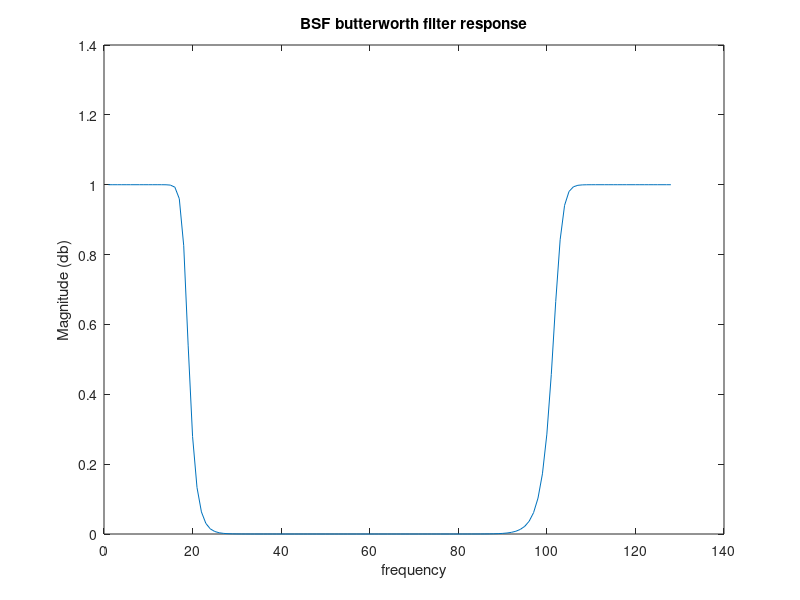

Source code (MATLAB):
clc;
clear all;
close all;
wp=[0.1 0.8]; % butter worth BSF [array of 2 points for bandpass and stop single point for low and high]
ws=[0.2 0.7];
rp=1; rs=50;
[n,wn]=buttord(wp,ws,rp,rs); %cheb1ord,buttord
[b,a]=butter(n,wn,'stop'); %cheby1,butter %stop,bandpass,low,high
[h,w]=freqz(b,a,128);
plot(abs(h));
xlabel('frequency');
ylabel('Magnitude (db)');
title('BSF butterworth filter response');
